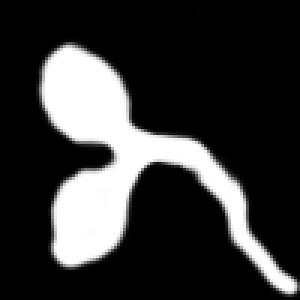
#> input picture train/two_heads/1.png, 100 x 100 px, given in place of bad4.png, which was not available (shown 3 times larger)
$ python create.py
#> lines starting #> are read from the running program, lines starting #| are printed output that depends on the picture; pictures that were not available may be replaced by others from this repository, and a replacement may not be noted
import cv2

# [5 lines of commented-out code are left out]

bad2 = cv2.imread('bad4.png',0)
#> bad2 is the input picture: shape (100, 100); min 0, max 255, mean 54.6
rows2,cols2 = bad2.shape
#> rows2 = 100; cols2 = 100

for degree in range(1, 360):
    # [5 lines of commented-out code are left out]

    M2 = cv2.getRotationMatrix2D((cols2 / 2, rows2 / 2), degree, 1)
    dst2 = cv2.warpAffine(bad2, M2, (cols2, rows2))

    # cv2.imwrite('./bad1/{}.png'.format(degree), dst1)
    # cv2.imwrite('./good/{}.png'.format(degree), dst)
    cv2.imwrite('./train/two_heads/{}.png'.format(degree), dst2)
#> this loop made 359 passes
#> pass 1, `dst2 = cv2.warpAffine(bad2, M2, (cols2, rows2))`:
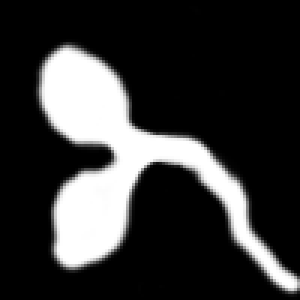
#> dst2: shape (100, 100) (shown 3 times larger); min 0, max 255, mean 54.6
#> pass 2, `dst2 = cv2.warpAffine(bad2, M2, (cols2, rows2))`:
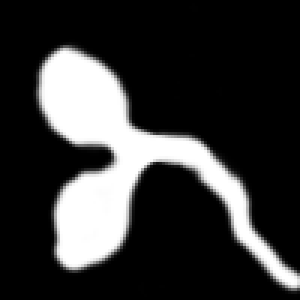
#> dst2: shape (100, 100) (shown 3 times larger); min 0, max 255, mean 54.5
#> pass 3, `dst2 = cv2.warpAffine(bad2, M2, (cols2, rows2))`:
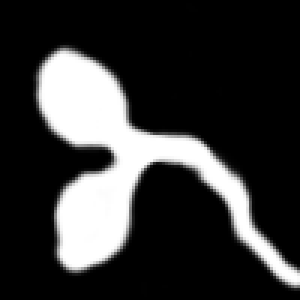
#> dst2: shape (100, 100) (shown 3 times larger); min 0, max 255, mean 54.4
